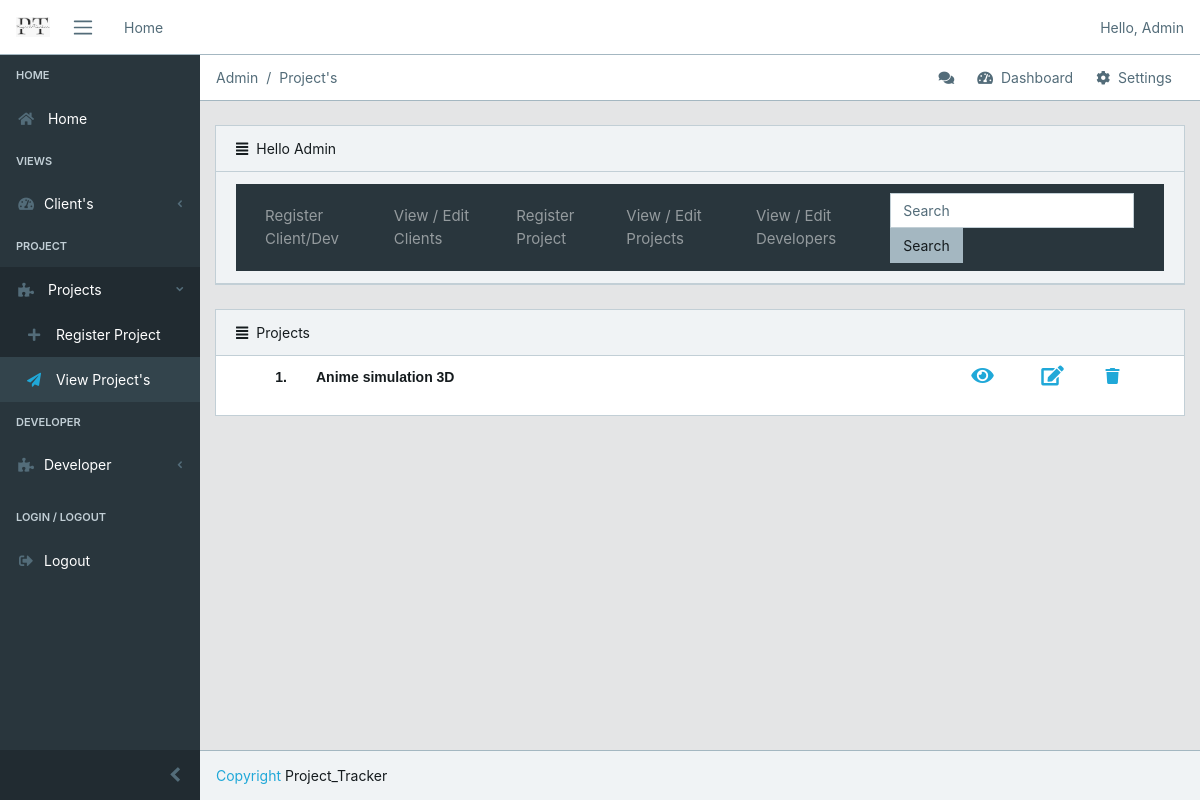
The app's page /project/projects/ (signed in), older data.
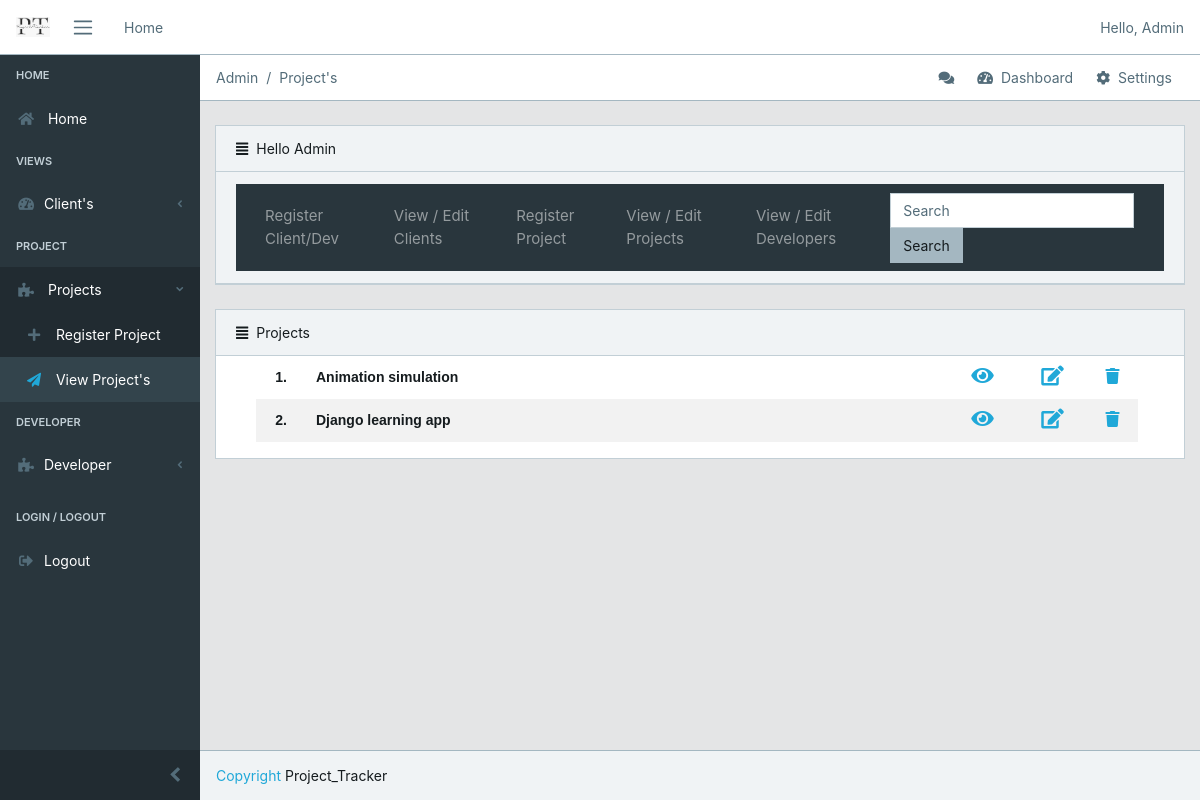
The same page, newer data.
### project/models.py (models this page shows, shortened)
class Project(models.Model):
    name = models.CharField(max_length=80,default='NULL')
    efforts = models.IntegerField()
    dead_line = models.DateField()
    person= models.CharField(max_length=100,default='NULL')
    developer= models.CharField(max_length=100,default='NULL')
    complete_per = models.FloatField(max_length=2, validators = [MinValueValidator(0), MaxValueValidator(100)])
    description = models.TextField(blank=True)

### project/views.py (the view)
# urls.py: path('projects/', views.projects, name='projects'),
def projects(request):
    if request.user.is_authenticated:
        client=User.objects.all()
        project=Project.objects.all()
        return render(request,'projects.html',{'project':project,'client':client})
    else:
        return redirect('/login')

### templates/projects.html (shortened to what this page needs)
{% extends 'admin.html' %}
{% block breadcrumb %}
<li class="breadcrumb-item active">Admin</li>
<li class="breadcrumb-item active">Project's</li>
{% endblock breadcrumb%}
{% block content1 %}
<div class="card-header">
    <i class="fa fa-align-justify"></i>Projects
</div>
    <ol start="1">
    {% if project %}
  <table border=0 id='table1' align='left'>
    {% for i in project %}
    <tr id='tr1'>
      <td id='td1' width='50px' >
        {{forloop.counter}}.
      </td>
    <td id='td1' style='text-align: left;'>
    {{ i.name }}
    </td>
    <td id='td1' width='70px' align='center'>
      <a href="{% url 'project' i.id %}"><i class="fa fa-eye" style='cursor: pointer;font-size:20px'></i></a>
    </td>
    <td id='td1' width='70px' align='center'>
      <a href="{% url 'update_project' i.id %}"><i class="fa fa-edit" style='cursor: pointer;font-size:20px'></i></a></a>
    </td>
    <td id='td1' width='50px'>
      <a href="{% url 'remove_project' i.id %}"><i class="fa fa-trash" style='cursor: pointer;font-size:16px'></i></a>
    </td>
    </tr>
    {%endfor%}
  </table>
  {% else %}
    <h4 class = 'text-center alert alert-warning'>No records to show</h4>
    {% endif %}
</ol>
{% endblock %}

Row changes from the older to the newer data that the page shows:
removed Project: name "Anime simulation 3D"
added Project: name "Animation simulation"
added Project: name "Django learning app"
